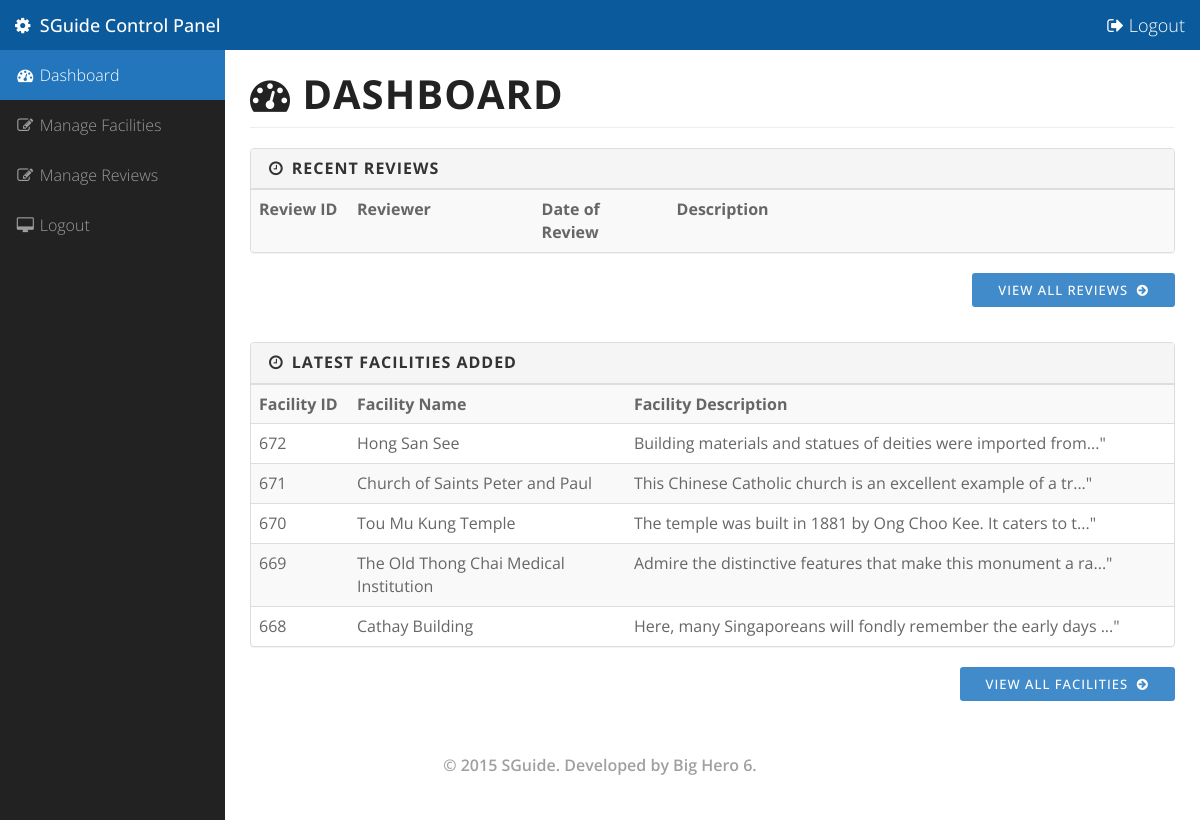
Screenshot of /admin/dashboard.php (signed in) with the database file from the repository.
### tables this page shows
CREATE TABLE IF NOT EXISTS `facilities` (
  `fa_id` int(11) NOT NULL,
  `fa_name` varchar(50) DEFAULT NULL,
  `fa_buildingName` varchar(50) DEFAULT NULL,
  `fa_floorNumber` varchar(10) DEFAULT NULL,
  `fa_postalCode` varchar(6) DEFAULT NULL,
  `fa_streetName` varchar(100) DEFAULT NULL,
  `fa_unitNumber` varchar(10) DEFAULT NULL,
  `fa_description` varchar(1000) DEFAULT NULL,
  `fa_hyperlink` varchar(200) DEFAULT NULL,
  `fa_addressPoint` varchar(20) DEFAULT NULL,
  `fa_x` double DEFAULT NULL,
  `fa_y` double DEFAULT NULL,
  `fa_image` varchar(200) DEFAULT NULL,
  `fa_houseNumber` varchar(10) DEFAULT NULL,
  `fa_category` varchar(25) DEFAULT NULL,
  `fa_region` varchar(1) NOT NULL
);

### admin/dashboard.php (the view, shortened to what this page needs)
<?php
require_once('Connections/testdb.php');
$maxRows_getLastFacilities = 5;
$pageNum_getLastFacilities = 0;
$startRow_getLastFacilities = $pageNum_getLastFacilities * $maxRows_getLastFacilities;
$query_getLastFacilities       = "SELECT fa_id, fa_name, SUBSTRING(fa_description, 1, 60) FROM facilities ORDER BY fa_id DESC";
$query_limit_getLastFacilities = sprintf("%s LIMIT %d, %d", $query_getLastFacilities, $startRow_getLastFacilities, $maxRows_getLastFacilities);
$getLastFacilities = mysql_query($query_limit_getLastFacilities, $testdb) or die(mysql_error());
$row_getLastFacilities = mysql_fetch_assoc($getLastFacilities);
?>
<html lang="en">
  <head>
    <?php include_once 'header.php'; ?>
  </head>
  <body>
    <div id="wrapper">
      <nav class="navbar navbar-inverse navbar-fixed-top" role="navigation" style="border:0;background:#0A5A9C">
        <div class="navbar-header">
          <a class="navbar-brand" href="dashboard.php" style="font-weight:500"><i class="fa fa-cog"></i>&nbsp; SGuide Control Panel</a>
        </div>
        <div class="navbar-header pull-right"><a class ="navbar-brand" href="logout.php"><i class="fa fa-sign-out"></i> Logout</a></div>
        <div class="collapse navbar-collapse navbar-ex1-collapse">
          <ul class="nav navbar-nav side-nav">
            <li class="active">
              <a href="dashboard.php"><i class="fa fa-fw fa-dashboard"></i> Dashboard</a>
            </li>
            <li>
              <a href="manageFacilities.php"><i class="fa fa-fw fa-edit"></i> Manage Facilities</a>
            </li>
            <li>
              <a href="manageReviews.php"><i class="fa fa-fw fa-edit"></i> Manage Reviews</a>
            </li>
            <li>
              <a href="logout.php"><i class="fa fa-fw fa-desktop"></i> Logout</a>
            </li>
          </ul>
        </div>
      </nav>
      <div id="page-wrapper" style="min-height:70vh">
        <div class="container-fluid">
          <div class="row">
            <div class="col-lg-12">
              <h1 class="page-header">
                <i class="fa fa-tachometer"></i> Dashboard
              </h1>
            </div>
          </div>
          <div>
            <div class="panel panel-default">
              <div class="panel-heading">
                <h3 class="panel-title"><i class="fa fa-clock-o fa-fw"></i> Recent reviews</h3>
              </div>
              <div class="table-responsive">
                <table class="table table-hover table-striped">
                  <tr>
                    <th width="10%" style="min-width:98px">Review ID</th>
                    <th width="20%">Reviewer</th>
                    <th width="12%" style="min-width:135px">Date of Review</th>
                    <th>Description</th>
                  </tr>
                </table>
              </div>
            </div>
          </div>
          <div class="text-right">
            <a href="manageReviews.php" class="btn btn-primary">View All Reviews &nbsp;<i class="fa fa-arrow-circle-right"></i></a>
          </div>
          <div>
            <div class="panel panel-default" style="margin-top:35px">
              <div class="panel-heading">
                <h3 class="panel-title"><i class="fa fa-clock-o fa-fw"></i> Latest facilities added</h3>
              </div>
              <div class="table-responsive">
                <table class="table table-hover table-striped">
                  <tr>
                    <th style="min-width:98px">Facility ID</th>
                    <th>Facility Name</th>
                    <th>Facility Description</th>
                  </tr>
                  <?php do { ?>
                  <tr>
                    <td width="10%">
                      <?php echo $row_getLastFacilities['fa_id']; ?>
                    </td>
                    <td width="30%">
                      <?php echo $row_getLastFacilities['fa_name']; ?>
                    </td>
                    <td>
                      <?php echo $row_getLastFacilities['SUBSTRING(fa_description, 1, 60)']; ?>..."</em>
                    </td>
                  </tr>
                  <?php } while ($row_getLastFacilities = mysql_fetch_assoc($getLastFacilities)); ?>
                </table>
              </div>
            </div>
            <div class="text-right">
              <a href="manageFacilities.php" class="btn btn-primary">View All Facilities &nbsp;<i class="fa fa-arrow-circle-right"></i></a>
            </div>
          </div>
        </div>
      </div>
    </div>
    <?php include_once 'footer.php'; ?>
  </body>
</html>

### admin/assets/css/sb-admin.css (style rules this page uses)
.page-header { margin-top:10px!important }
.navbar-inverse .navbar-brand { color:#fff!important }
h1 { letter-spacing:1px!important }
body { margin-top: 100px; background-color: #fff; }
@media (min-width:768px) { body { margin-top: 50px; } }
#wrapper { padding-left: 0; }
#page-wrapper { width: 100%; padding: 0; background-color: #fff; }
@media (min-width:768px) { #wrapper { padding-left: 225px; } }
@media (min-width:768px) { #page-wrapper { padding: 10px; } }
@media (min-width:768px) { .side-nav { position: fixed; top: 50px; left: 225px; width: 225px; margin-left: -225px; border: none; border-radius: 0; overflow-y: auto; background-color: #222; bottom: 0; overflow-x: hidden; padding-bottom: 40px; } }
@media (min-width:768px) { .side-nav>li>a { width: 225px; } }

### admin/assets/css/style.css (style rules this page uses)
body { font: 300 14px/1.8 'Open Sans', sans-serif; color: #666; overflow-x: hidden; }
a { color: #428bca; }
.navbar a, .form-control { -webkit-transition: all 0.4s ease-in-out 0s; -moz-transition: all 0.4s ease-in-out 0s; -ms-transition: all 0.4s ease-in-out 0s; -o-transition: all 0.4s ease-in-out 0s; transition: all 0.4s ease-in-out 0s; }
a, .btn { -webkit-transition: all 0.125s ease-in-out 0s; -moz-transition: all 0.125s ease-in-out 0s; -ms-transition: all 0.125s ease-in-out 0s; -o-transition: all 0.125s ease-in-out 0s; transition: all 0.125s ease-in-out 0s; }
.btn, .form-control, .form-control:hover, .form-control:focus, .navbar-custom .dropdown-menu { -webkit-box-shadow: none; box-shadow: none; font-weight:500; }
.navbar-inverse .navbar-nav>.active>a, .navbar-inverse .navbar-nav>.active>a:hover, .navbar-inverse .navbar-nav>.active>a:focus { background-color:#2376BB!important }
.side-nav>li>a { font-size:16px!important }
h1, h2, h3, h4, h5, h6 { font: 700 40px/1.2 Open Sans, sans-serif; text-transform: uppercase; letter-spacing: 5px; margin: 5px 0 5px; color: #222; }
h3 { font-size: 13px; letter-spacing: 1px; margin: 0 0 5px; }
.btn, .iconbox, .progress, #filter li, .scroll-up a, .form-control, .input-group-addon { -webkit-border-radius: 3px; -moz-border-radius: 3px; -o-border-radius: 3px; border-radius: 3px; }
.btn { font-family: Open Sans, sans-serif; text-transform: uppercase; letter-spacing: 1px; font-size: 13px; padding: 8px 26px; border: 0; }

### rows the page displays
facilities: fa_id "672", fa_name "Hong San See", SUBSTRING "Building materials and statues of deities were imported from"
facilities: fa_id "671", fa_name "Church of Saints Peter and Paul", SUBSTRING "This Chinese Catholic church is an excellent example of a tr"
facilities: fa_id "670", fa_name "Tou Mu Kung Temple", SUBSTRING "The temple was built in 1881 by Ong Choo Kee. It caters to t"
facilities: fa_id "669", fa_name "The Old Thong Chai Medical Institution", SUBSTRING "Admire the distinctive features that make this monument a ra"
facilities: fa_id "668", fa_name "Cathay Building", SUBSTRING "Here, many Singaporeans will fondly remember the early days"
